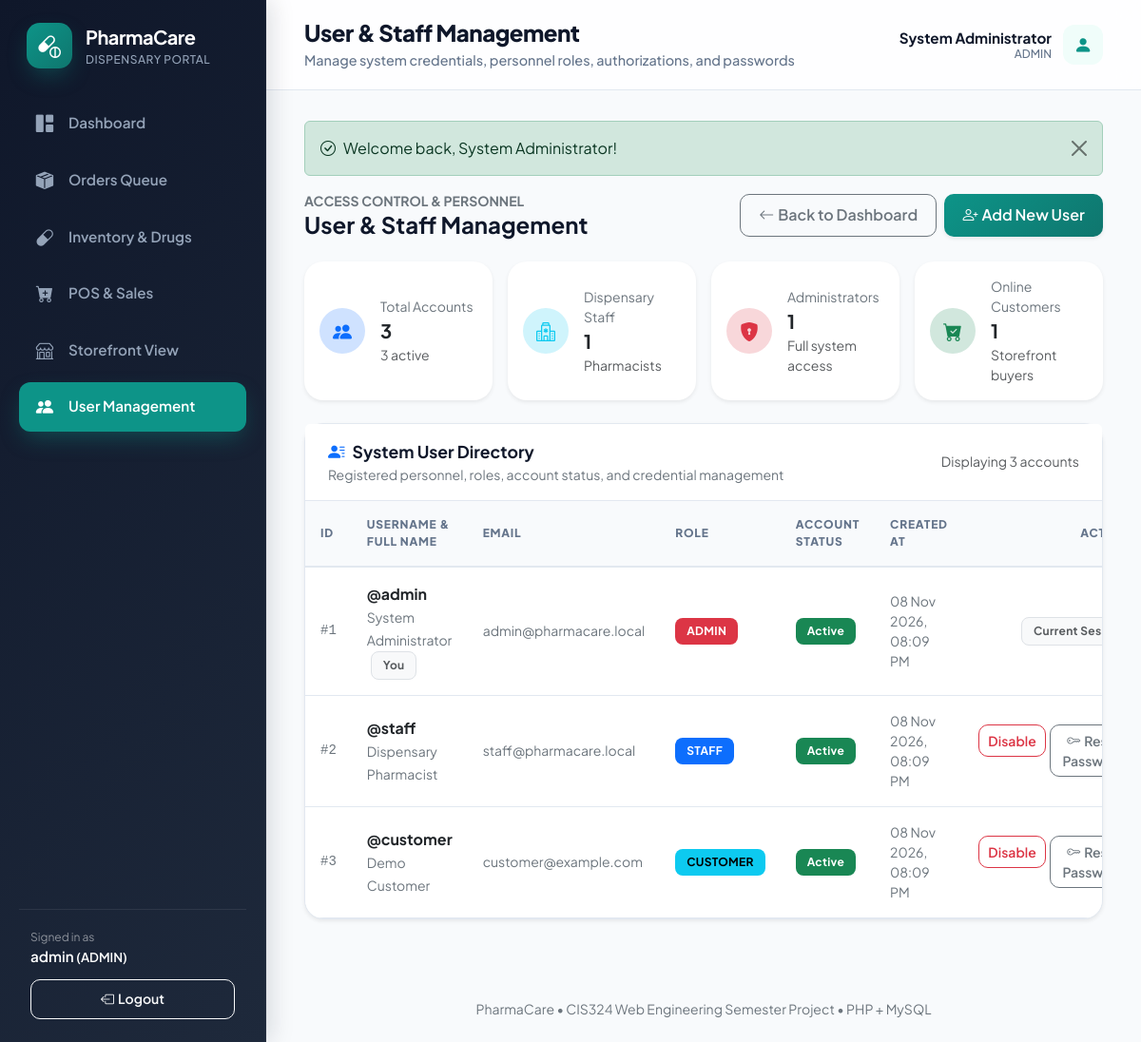
Page /index.php?page=users (signed in) on the committed database.
### tables this page shows
CREATE TABLE app_users (
    id INT AUTO_INCREMENT PRIMARY KEY,
    full_name VARCHAR(100) NOT NULL,
    username VARCHAR(50) NOT NULL UNIQUE,
    email VARCHAR(100) NULL UNIQUE,
    phone VARCHAR(30) NULL,
    address TEXT NULL,
    password VARCHAR(255) NOT NULL,
    role ENUM('ADMIN', 'STAFF', 'CUSTOMER') NOT NULL DEFAULT 'CUSTOMER',
    enabled TINYINT(1) NOT NULL DEFAULT 1,
    created_at DATETIME NOT NULL DEFAULT CURRENT_TIMESTAMP
);

### pages/users.php (the view, shortened to what the rows shown need)
<?php
$allUsers = fetch_all('SELECT id, full_name, username, email, phone, role, enabled, created_at FROM app_users ORDER BY id ASC');
?>
<div class="d-flex flex-wrap justify-content-between align-items-center gap-2 mb-4">
    <div>
        <h2 class="h4 mb-0 fw-bold">User &amp; Staff Management</h2>
    </div>
</div>
<div class="card shadow-sm mb-4" id="users-section">
    <div class="table-responsive">
        <table class="table align-middle table-hover mb-0">
            <thead class="table-light">
                <tr>
                    <th style="width: 50px;">ID</th>
                    <th>Username &amp; Full Name</th>
                    <th>Email</th>
                    <th>Role</th>
                    <th>Account Status</th>
                    <th>Created At</th>
                    <th class="text-end" style="min-width: 200px;">Actions</th>
                </tr>
            </thead>
            <tbody>
                <?php foreach ($allUsers as $u): ?>
                    <tr>
                        <td class="text-secondary small font-monospace">#<?= (int)$u['id'] ?></td>
                        <td>
                            <strong class="text-dark d-block">@<?= e($u['username']) ?></strong>
                            <span class="small text-secondary"><?= e($u['full_name']) ?></span>
                            <?php if ((int)$u['id'] === (int)user()['id']): ?>
                                <span class="badge text-bg-light border text-muted ms-1">You</span>
                            <?php endif; ?>
                        </td>
                        <td class="text-secondary small"><?= e($u['email'] ?: '—') ?></td>
                        <td>
                            <?php
                                $rBadge = match($u['role']) {
                                    'ADMIN' => 'danger',
                                    'STAFF' => 'primary',
                                    'CUSTOMER' => 'info',
                                    default => 'secondary'
                                };
                            ?>
                            <span class="badge text-bg-<?= $rBadge ?>">
                                <?= e($u['role']) ?>
                            </span>
                        </td>
                        <td>
                            <span class="badge text-bg-<?= $u['enabled'] ? 'success' : 'secondary' ?>">
                                <?= $u['enabled'] ? 'Active' : 'Disabled' ?>
                            </span>
                        </td>
                        <td class="text-secondary small"><?= nice_date($u['created_at'], true) ?></td>
                        <td class="text-end">
                            <?php if ((int)$u['id'] !== (int)user()['id']): ?>
                                <div class="d-inline-flex gap-1">
                                    <form action="actions.php" method="post" class="d-inline m-0">
                                        <button class="btn btn-sm btn-outline-<?= $u['enabled'] ? 'danger' : 'success' ?>"
                                                onclick="return confirm('<?= $u['enabled'] ? 'Disable' : 'Enable' ?> user account @<?= e($u['username']) ?>?');">
                                            <?= $u['enabled'] ? 'Disable' : 'Enable' ?>
                                        </button>
                                    </form>
                                    <button type="button" class="btn btn-sm btn-outline-secondary btn-reset-password"
                                            data-bs-toggle="modal" data-bs-target="#resetPasswordModal"
                                            data-user-id="<?= (int)$u['id'] ?>" data-username="<?= e($u['username']) ?>" title="Reset Password">
                                        <i class="bi bi-key me-1"></i>Reset Password
                                    </button>
                                </div>
                            <?php else: ?>
                                <span class="badge text-bg-light border text-muted">Current Session</span>
                            <?php endif; ?>
                        </td>
                    </tr>
                <?php endforeach; ?>
            </tbody>
        </table>
    </div>
</div>

### includes/header.php (shortened to what the rows shown need)
<?php
$heading = page_title($page);
$subtitles = [
    'dashboard'    => 'Real-time sales revenue, inventory health, and operations overview',
    'catalog'      => 'Browse, search, and order available medicines online',
    'cart'         => 'Review selected medicines and complete your order',
    'orders'       => is_customer() ? 'Track your active and previous medicine orders' : 'Staff order fulfillment and prescription verification queue',
    'order_detail' => 'Review order items, prescription documents, and fulfillment timeline',
    'medicines'    => 'Medicine inventory, stock levels, categories, and suppliers',
    'sales'        => 'Point of Sale counter billing and historical sales receipts',
    'invoice'      => 'Printable receipt for completed transaction',
    'login'        => 'Sign in to access your PharmaCare account',
    'register'     => 'Create a customer account to place medicine orders online',
    'users'        => 'Manage system credentials, personnel roles, authorizations, and passwords',
];
if (!user()) {
    $links = [
        ['catalog', 'capsule-pill', 'Browse Medicines', 'catalog'],
    ];
    $brandUrl = url('catalog');
    $brandSubtitle = 'Online Storefront';
} else {
    $brandUrl = url('dashboard');
    $brandSubtitle = 'Dispensary Portal';
}
?>
<!doctype html>
<html lang="en">
<head>
<link href="https://cdn.jsdelivr.net/npm/bootstrap@5.3.3/dist/css/bootstrap.min.css" rel="stylesheet">
<link href="https://cdn.jsdelivr.net/npm/bootstrap-icons@1.11.3/font/bootstrap-icons.min.css" rel="stylesheet">
<link rel="stylesheet" href="assets/style.css">
</head>
<body>
<aside class="app-sidebar">
 <a class="brand" href="<?= e($brandUrl) ?>">
   <span><strong>PharmaCare</strong><small><?= e($brandSubtitle) ?></small></span>
 </a>
 <?php if (user()): ?>
  <div class="sidebar-footer">
   <div class="small text-white-50">Signed in as</div>
   <div class="fw-semibold text-white text-truncate"><?= e(user()['username']) ?> <small>(<?= e(user()['role']) ?>)</small></div>
   <form method="post" action="actions.php">
     <button class="btn btn-sm btn-outline-light w-100" type="submit">
       <i class="bi bi-box-arrow-left me-1"></i><span>Logout</span>
     </button>
   </form>
  </div>
 <?php endif; ?>
</aside>
<div class="app-main">
 <header class="app-topbar">
  <div class="d-flex align-items-center gap-3">
    <div>
      <h1><?= e($heading) ?></h1>
      <p><?= e($subtitles[$page] ?? 'Pharmacy Management & Online Ordering System') ?></p>
    </div>
  </div>
  <div class="topbar-user">
   <?php if (user()): ?>
    <div class="text-end">
     <strong><?= e(user()['full_name']) ?></strong>
     <small><?= e(user()['role']) ?></small>
    </div>
    <div class="avatar"><i class="bi bi-person-fill"></i></div>
   <?php else: ?>
    <a href="<?= e(url('login')) ?>" class="btn btn-outline-primary btn-sm">Sign In</a>
    <a href="<?= e(url('register')) ?>" class="btn btn-primary btn-sm">Register</a>
   <?php endif; ?>
  </div>
 </header>
 <main class="content">

### rows in the picture
app_users: role "DISPENSARY PORTAL", username "admin", role "ADMIN", role "Manage system credentials, personnel roles, authorizations, and passwords", full_name "System Administrator", id "1", shows "You", email "admin@pharmacare.local", enabled "Active", created_at "08 Nov 2026, 08:09 PM", shows "Current…"
app_users: id "2", username "staff", full_name "Dispensary Pharmacist", email "staff@pharmacare.local", role "STAFF", enabled "Active", created_at "08 Nov 2026, 08:09 PM"
app_users: id "3", username "customer", full_name "Demo Customer", email "customer@example.com", role "CUSTOMER", enabled "Active", created_at "08 Nov 2026, 08:09 PM"

### other values in the picture
$label "Dashboard"
$label "Orders Queue"
$label "Inventory & Drugs"
$label "POS & Sales"
$label "Storefront View"
$label "User Management"
$heading "User & Staff Management"
$f['text'] "Welcome back, System Administrator!"
$totalCount "3"
$activeCount "3"
$staffCount "1"
$adminCount "1"
$customerCount "1"
